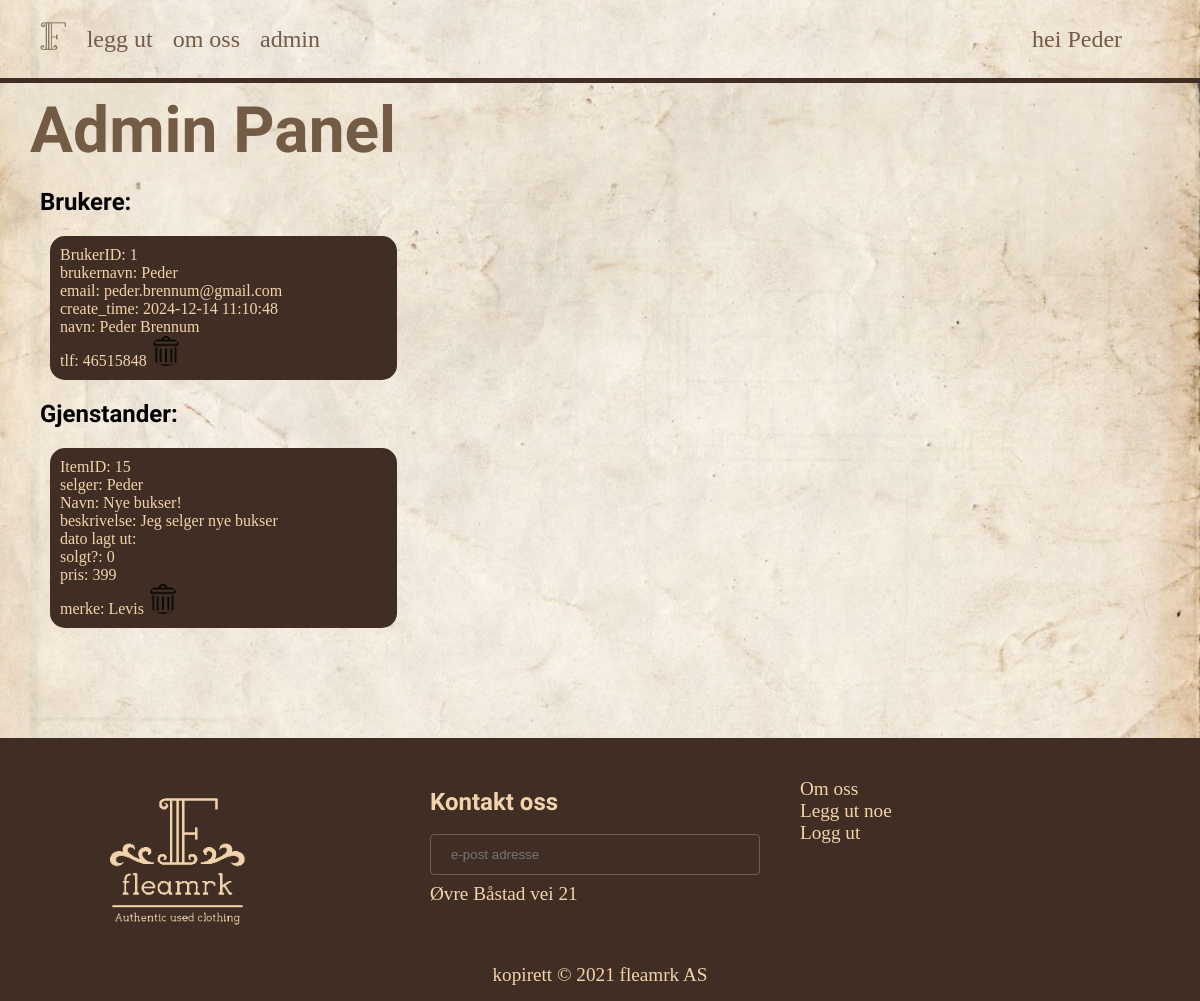
The app's page /pages/main.php?page=admin (signed in) with its own data.
### tables this page shows
CREATE TABLE bruker (
    brukerID INTEGER PRIMARY KEY AUTOINCREMENT,
    brukernavn VARCHAR(50) NOT NULL UNIQUE,
    email VARCHAR(100) NOT NULL,
    passord VARCHAR(255) NOT NULL,
    fornavn VARCHAR(50),
    etternavn VARCHAR(50),
    telefonnummer VARCHAR(20),
    create_time TIMESTAMP DEFAULT CURRENT_TIMESTAMP
);

CREATE TABLE item (
    itemID INTEGER PRIMARY KEY AUTOINCREMENT,
    navn_item VARCHAR(100) NOT NULL,
    beskrivelse TEXT,
    size VARCHAR(50),
    selgerID INTEGER,
    solgt BOOLEAN DEFAULT 0,
    pris DECIMAL(10, 2),
    merkeID INTEGER,
    FOREIGN KEY (selgerID) REFERENCES bruker(brukerID),
    FOREIGN KEY (merkeID) REFERENCES merke(merkeID)
);

CREATE TABLE merke (
    merkeID INTEGER PRIMARY KEY AUTOINCREMENT,
    merke_navn VARCHAR(100) NOT NULL,
    merke_info TEXT,
    merke_link VARCHAR(255)
);

### pages/admin.php (the view, shortened to what this page needs)
<?php
if($_SESSION["brukerID"]==1){
    $tilkobling = new SQLite3(__DIR__ . '/../resources/db/fleamrk.db');
    $sql = "SELECT * FROM bruker";
    $datasett = $tilkobling->query($sql);
    $sql2 = "SELECT item.*, merke_navn, brukernavn FROM item, bruker, merke WHERE item.selgerID=bruker.brukerID AND item.merkeID=merke.merkeID;";
    $datasett2 = $tilkobling->query($sql2);
} else {
    header("Location:main.php");
}
?>
<!DOCTYPE html>
<html>
<head>
    <link rel="stylesheet" type="text/css" media="screen" href="../styles/main_style.css" />
</head>
<body>
    <div class="margin">
        <h1>Admin Panel</h1>
    </div>
    <main>
        <article>
            <div id="list_users">
                <h2>Brukere:</h2>
                <?php while ($rad = $datasett->fetchArray(SQLITE3_ASSOC)) { ?>
                <p class="display">
                    BrukerID: <?php echo $rad["brukerID"]; ?>
                    <br>
                    brukernavn: <?php echo $rad["brukernavn"]; ?>
                    <br>
                    email: <?php echo $rad["email"]; ?>
                    <br>
                    create_time: <?php echo $rad["create_time"]; ?>
                    <br>
                    navn: <?php echo $rad["fornavn"] . ' ' .  $rad["etternavn"]; ?>
                    <br>
                    tlf: <?php echo $rad["telefonnummer"]; ?>
                    <a href="?slett_bruker=<?php echo $rad["brukerID"]; ?>">
                        <img src="../styles/website_pictures/delete.png" alt="slett" id="icon-small">
                    </a>
                </p>
                <?php } ?>
            </div>
        </article>
        <article>
            <div id="list_items">
                <h2>Gjenstander:</h2>
                <div class="flex-container">
                    <?php while ($rad = $datasett2->fetchArray(SQLITE3_ASSOC)) { ?>
                    <div class="display">
                        ItemID: <?php echo $rad["itemID"]; ?>
                        <br>
                        selger: <?php echo $rad["brukernavn"]; ?>
                        <br>
                        Navn: <?php echo $rad["navn_item"]; ?>
                        <br>
                        beskrivelse: <?php echo $rad["beskrivelse"]; ?>
                        <br>
                        dato lagt ut: <?php echo $rad["create_time"]; ?>
                        <br>
                        solgt?: <?php echo $rad["solgt"]; ?>
                        <br>
                        pris: <?php echo $rad["pris"]; ?>
                        <br>
                        merke: <?php echo $rad["merke_navn"]; ?>
                        <a href='../includes/slett_gjenstand.php?itemID=<?php echo $rad["itemID"];?>'>
                        <img src="../styles/website_pictures/delete.png" alt="slett" id="icon-small">
                        </a>
                    </div>
                    <?php } ?>
                </div>
            </div>
        </article>
    </main>
</body>
</html>

### styles/main_style.css (style rules this page uses)
* { box-sizing: border-box; margin: 0; padding: 0; transition: all 0.2s ease; }
body { background-image: url("website_pictures/a7b8dff78f8e331d7fd96a360c9f0e63.jpg.png"); background-color: #cccccc; background-size: 100%; background-position: center; background-repeat: repeat; background-size: stretch; height: 100%; }
.margin { margin: 10px; }
main { padding: 0px 20px; }
.display { width: 31%; margin: 10px 10px; padding: 10px; background-color: #402E24; color: #F2D3AC; border-radius: 15px; height: auto; min-width: 300px; }
.display a, .display p { text-decoration: none; background-color: #402E24; color: #F2D3AC; }
.display a img { object-fit: cover; height: 275px; border-radius: 15px; width: 100%; }
h1 { font-family: 'Great Vibes', cursive; color: #735B46; font-size: 4rem; }
h2 { font-size: 1.5rem; font-family: 'Shippori Mincho', serif; padding: 10px 0px; }
p { font-size: 1rem; color: #262626; }
input, select { width: 100%; padding: 12px 20px; margin: 8px 0; display: inline-block; border: 1px solid #735B46; border-radius: 4px; box-sizing: border-box; background-color: #F2DCC9; }
.flex-container { display: flex; flex-wrap: wrap; gap: 10px; }

### pages/main.php (style rules this page uses)
html, body { height: 100%; margin: 0; }
main { flex: 1; }

### pages/admin.php (style rules this page uses)
#icon-small { width: 30px; height: 30px; }

### records on screen
bruker: brukerID "1", brukernavn "Peder", email "peder.brennum@gmail.com", create_time "2024-12-14 11:10:48", fornavn "Peder", etternavn "Brennum", telefonnummer "46515848"
item: itemID "15", selgerID.brukernavn "Peder", navn_item "Nye bukser!", beskrivelse "Jeg selger nye bukser", solgt "0", pris "399", merkeID.merke_navn "Levis"

### other values on screen
$_SESSION['fornavn'] "Peder"
